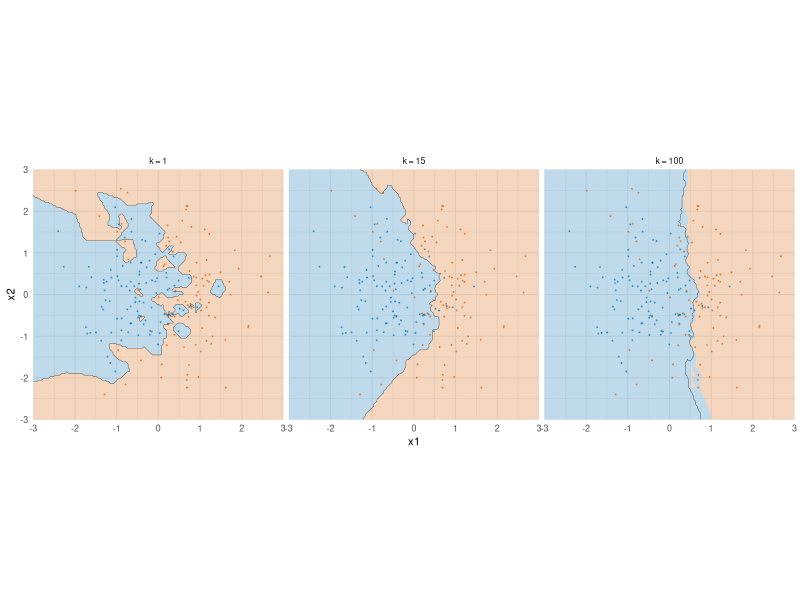
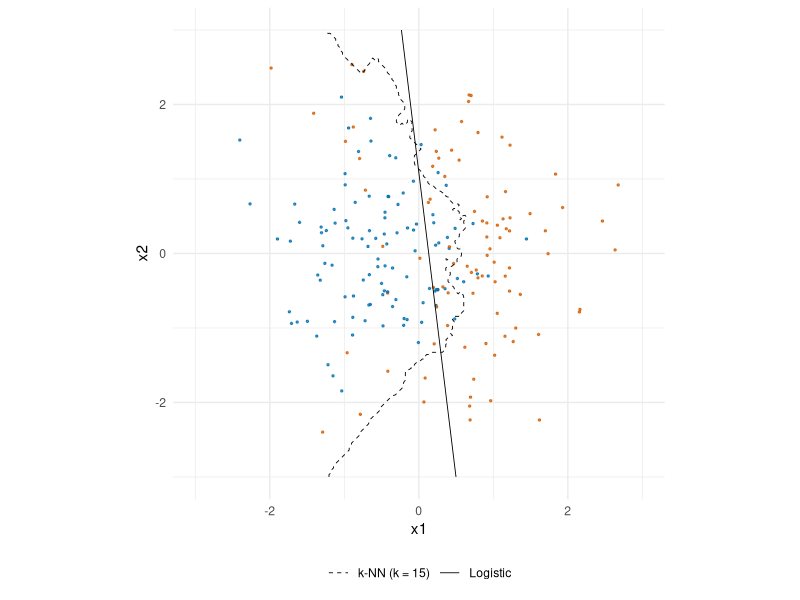
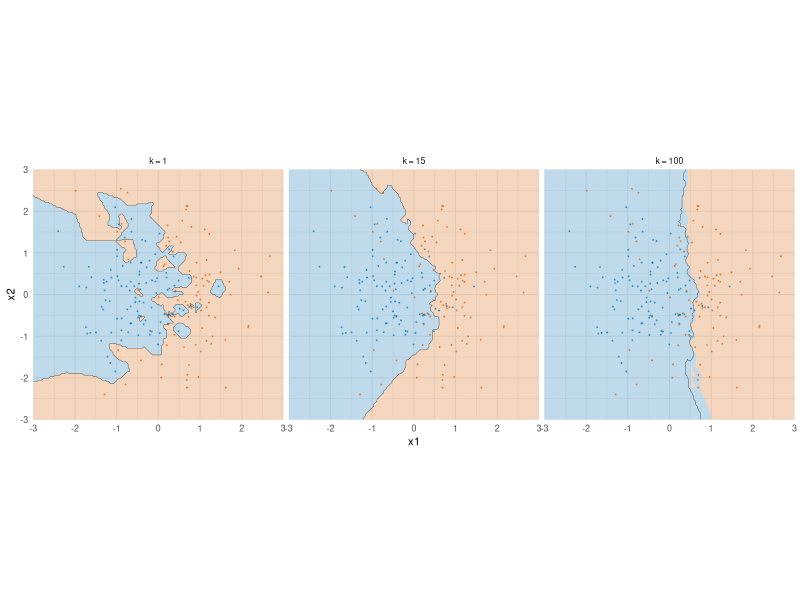
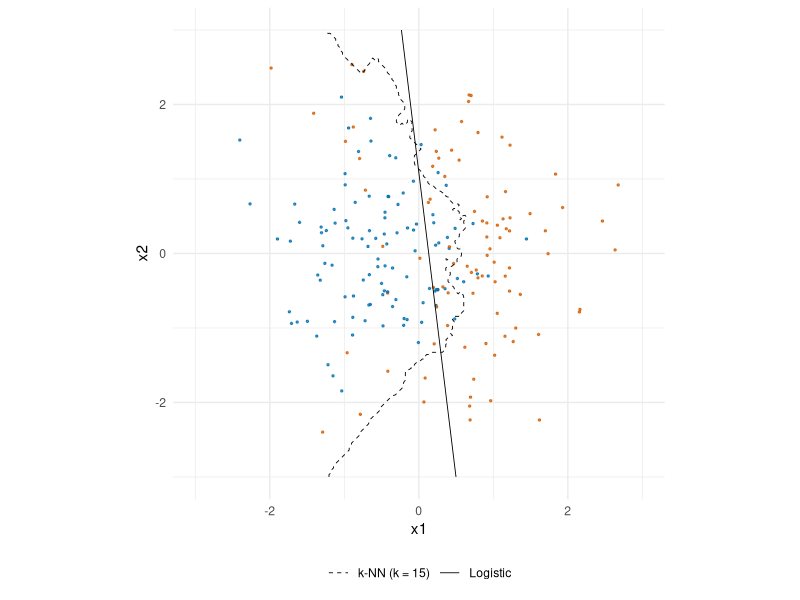

Write R code to recreate these figures, in order.
library(ggplot2)
library(class)

# ── Shared data (set.seed(3)) ─────────────────────────────────────────────────

set.seed(3)
n <- 200
d <- data.frame(x1 = rnorm(n), x2 = rnorm(n))
d$y <- factor(rbinom(n, 1, plogis(2.5 * (d$x1 + 0.5 * d$x2^2 - 0.5))))   # curved true boundary

# ── Figure: k-NN boundaries for k = 1, 15, 100 ───────────────────────────────
# cls_knn_k.pdf

grid_150 <- expand.grid(x1 = seq(-3, 3, length.out = 150),
                        x2 = seq(-3, 3, length.out = 150))

knn_prob <- function(k) {
    cl <- knn(train = d[, c("x1", "x2")], test = grid_150,
              cl = d$y, k = k, prob = TRUE)
    ifelse(cl == "1", attr(cl, "prob"), 1 - attr(cl, "prob"))   # P(y = 1 | x)
}

ks   <- c(1, 15, 100)
pred <- do.call(rbind, lapply(ks, function(k)
    data.frame(grid_150, p1 = knn_prob(k), k = paste0("k = ", k))))
pred$k <- factor(pred$k, levels = paste0("k = ", ks))

p <- ggplot() +
    geom_raster(data = pred, aes(x1, x2, fill = p1 > 0.5), alpha = 0.25) +
    geom_contour(data = pred, aes(x1, x2, z = p1),
                 breaks = 0.5, colour = "black", linewidth = 0.1) +
    geom_point(data = d, aes(x1, x2, colour = y), size = 0.1, alpha = 0.5) +
    facet_wrap(~ k) +
    scale_fill_manual(values = c("TRUE" = "#D55E00", "FALSE" = "#0072B2"), guide = "none") +
    scale_colour_manual(values = c("0" = "#0072B2", "1" = "#D55E00"), guide = "none") +
    coord_fixed(xlim = c(-3, 3), ylim = c(-3, 3), expand = FALSE) +
    theme_minimal(base_size = 8)

p

ggsave("cls_knn_k.pdf", p, width = 10, height = 4.25, units = "cm")

# ── Figure: logistic boundary vs k-NN (k = 15) on the same data ──────────────
# cls_logistic_vs_knn.pdf

grid_200 <- expand.grid(x1 = seq(-3, 3, length.out = 200),
                        x2 = seq(-3, 3, length.out = 200))

fit <- glm(y ~ x1 + x2, data = d, family = binomial)
grid_200$p_logit <- predict(fit, newdata = grid_200, type = "response")

cl <- knn(train = d[, c("x1", "x2")], test = grid_200[, c("x1", "x2")],
          cl = d$y, k = 15, prob = TRUE)
grid_200$p_knn <- ifelse(cl == "1", attr(cl, "prob"), 1 - attr(cl, "prob"))

p <- ggplot() +
    geom_point(data = d, aes(x1, x2, colour = y), size = 0.5, alpha = 0.75) +
    geom_contour(data = grid_200, aes(x1, x2, z = p_logit, linetype = "Logistic"),
                 breaks = 0.5, colour = "black", linewidth = 0.3) +
    geom_contour(data = grid_200, aes(x1, x2, z = p_knn, linetype = "k-NN (k = 15)"),
                 breaks = 0.5, colour = "black", linewidth = 0.3) +
    scale_linetype_manual(values = c("Logistic" = "solid", "k-NN (k = 15)" = "dashed")) +
    scale_colour_manual(values = c("0" = "#0072B2", "1" = "#D55E00"), guide = "none") +
    labs(linetype = NULL) +
    coord_fixed(xlim = c(-3, 3), ylim = c(-3, 3)) +
    theme_minimal(base_size = 11) +
    theme(legend.position = "bottom")

p

ggsave("cls_logistic_vs_knn.pdf", p, width = 8, height = 7, units = "cm")
